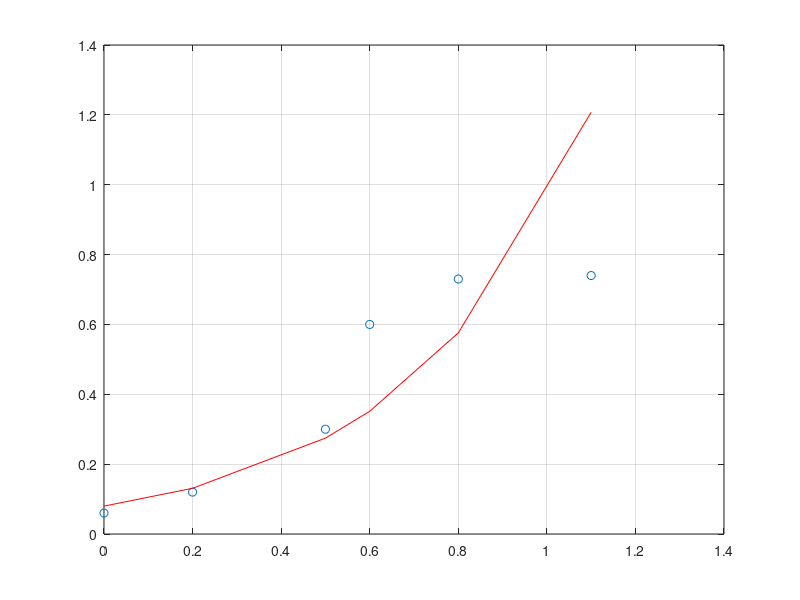

MATLAB code to generate this figure:
clear
clc
x = [0 0.2 0.5 0.6 0.8 1.1];
y = [0.06 0.12 0.3 0.6 0.73 0.74];
z = log(y) %ln(y)
n = length(x); %numero de pontos
M = 1;  # sempre 1 - exponencial

for i = 1:M+1
  for j = 1:M+1
    a(i,j) = 0;
    for k =1:n
      a(i,j) += x(k)^(i+j-2);
    end
  end
  b(i) = 0;
  for k = 1:n
    b(i) += z(k)*x(k)^(i-1);
  endfor
end

a
b
c = a\b'  #resolve o sistema linear - metodo direto
c=exp(c);
c

#gera os pontos da curva
for i = 1:n
  g(i) = c(1)*c(2)^x(i);
end
g;
plot(x,y, 'o');
grid
hold on
plot(x,g,'r');

